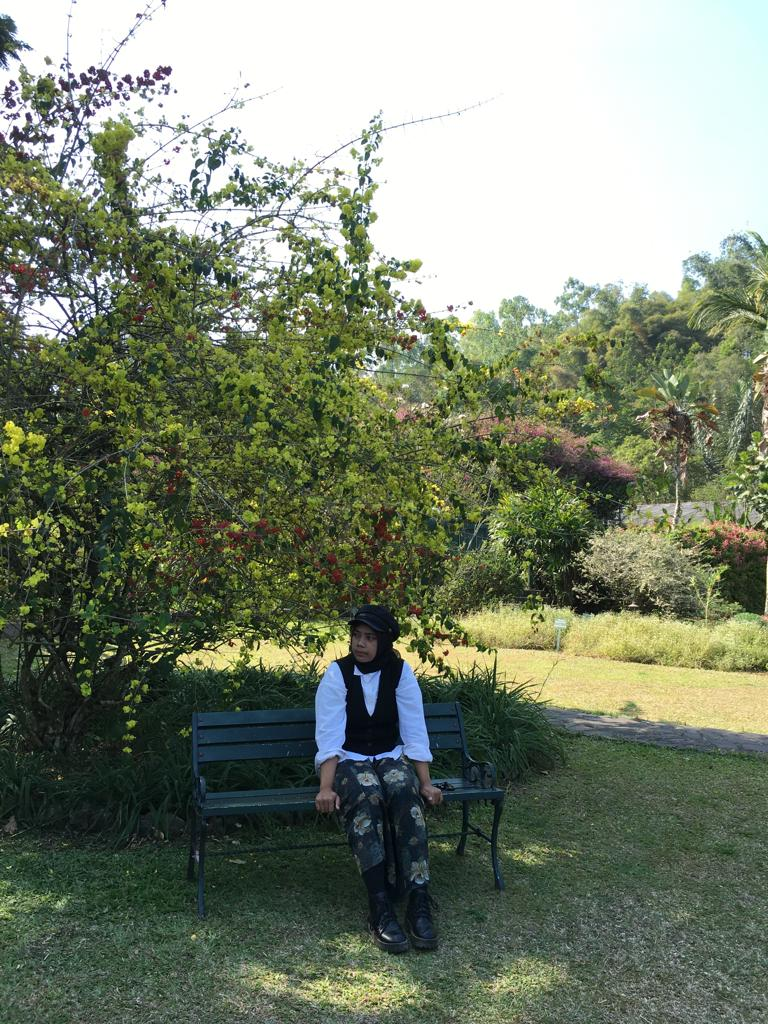
#> input picture susan.jfif, 768 x 1024 px
$ jupyter execute susan_melinda_tugas1.ipynb
#> lines starting #> are read from the running program, lines starting #| are printed output that depends on the picture
[cell 1]
def alokasi_citra(M, N):
    """Mengalokasikan memori untuk citra f yang berukuran M x N pixel."""
    f = [[0 for _ in range(N)] for _ in range(M)]
    return f
import numpy as np

def alokasi_citra(M, N):
    """Mengalokasikan memori untuk citra f yang berukuran M x N pixel."""
    return np.zeros((M, N), dtype=np.uint8)

Kode di di atas  adalah dua definisi fungsi yang sama dengan nama alokasi_citra namun menggunakan dua pendekatan berbeda untuk mengalokasikan memori untuk citra:*teks yang dimiringkan*

[cell 2]
def dealokasi(f):
    """Dealokasi memori dari citra f."""
    for row in f:
        del row
    del f

Kode tersebut adalah implementasi dari fungsi dealokasi yang bertujuan untuk membebaskan (dealokasi) memori yang sebelumnya dialokasikan untuk citra f.

Pada baris pertama, fungsi menerima parameter f, yang diasumsikan sebagai matriks citra atau struktur data yang perlu didealokasi.

Selanjutnya, fungsi menggunakan loop untuk iterasi melalui setiap baris dalam matriks f. Di setiap iterasi, del row digunakan untuk menghapus baris dari memori.

Akhirnya, setelah semua baris telah dihapus, del f digunakan untuk menghapus matriks itu sendiri dari memori

[cell 3]
def alokasi(M, N, UkuranElemen):
    """Mengalokasikan memori untuk matriks M x N. Setiap elemen matriks berukuran UkuranElemen byte."""
    larik = []
    for i in range(M):
        larik.append([0 for _ in range(N * UkuranElemen)])
    return larik

def xalloc(ukuran):
    """Mengalokasikan memori dan memeriksa apakah alokasi memori berhasil."""
    p = [0] * ukuran
    if p is None:
        print("Memori tidak cukup untuk alokasi matriks")
        exit(0)
    return p

Kode tersebut adalah implementasi dari dua fungsi yang berhubungan dengan alokasi memori untuk matriks.
1. **`alokasi(M, N, UkuranElemen)`**:
   - Tujuan: Fungsi ini bertujuan untuk mengalokasikan memori untuk matriks dengan ukuran M x N, di mana setiap elemen matriks memiliki ukuran `UkuranElemen` byte.
   - Cara Kerja: Fungsi ini menggunakan dua loop untuk membuat matriks dengan ukuran M x N. Setiap elemen dari matriks diinisialisasi dengan 0. Hasilnya adalah matriks `larik`.
   - Return Value: Fungsi mengembalikan matriks `larik` yang telah dialokasikan.

2. **`xalloc(ukuran)`**:
   - Tujuan: Fungsi ini bertujuan untuk mengalokasikan memori dengan ukuran tertentu dan memeriksa apakah alokasi memori berhasil.
   - Cara Kerja: Fungsi ini mencoba mengalokasikan memori untuk larik dengan panjang `ukuran`. Jika alokasi berhasil, larik dengan nilai awal 0 akan dibuat. Jika alokasi gagal, pesan kesalahan akan dicetak dan program akan keluar.
   - Return Value: Jika alokasi berhasil, fungsi mengembalikan larik yang telah dialokasikan.

[cell 4]
from PIL import Image

def set_pixel(image, i, j, r, g, b):
    """Menampilkan pixel dengan komponen rgb pada koordinat i, j."""
    image.putpixel((i, j), (r, g, b))

# Contoh penggunaan:
width = 640
height = 480

# Membuat citra baru dengan ukuran 640x480
image = Image.new("RGB", (width, height))
#> image: PIL image 640x480 RGB; every value is 0

# Menampilkan pixel pada koordinat (100, 100) dengan warna (255, 0, 0) (merah)
set_pixel(image, 100, 100, 255, 0, 0)

# Simpan citra
image.save("output.png")

# Tampilkan citra (jika dijalankan di lingkungan yang mendukung GUI)
image.show()

Kode tersebut adalah implementasi dari beberapa fungsi yang bekerja dengan citra menggunakan modul PIL (Pillow) di Python.
1. **`set_pixel(image, i, j, r, g, b)`**:
   - Tujuan: Fungsi ini bertujuan untuk menetapkan nilai piksel pada citra.
   - Cara Kerja: Fungsi ini menggunakan metode `putpixel` dari objek citra (`image`) untuk menetapkan nilai piksel pada koordinat `(i, j)` dengan komponen warna `(r, g, b)`.

2. **Contoh Penggunaan**:
   - Pada contoh penggunaan, kode membuat citra baru dengan ukuran 640x480 piksel menggunakan `Image.new`. Kemudian, fungsi `set_pixel` digunakan untuk menetapkan piksel pada koordinat (100, 100) dengan warna merah (255, 0, 0). Citra kemudian disimpan dengan nama "output.png" menggunakan `image.save`.

3. **Menampilkan Citra**:
   - Kode juga mencoba untuk menampilkan citra, namun ini hanya akan berfungsi jika kode dijalankan di lingkungan yang mendukung antarmuka grafis (GUI), seperti Jupyter Notebook atau lingkungan desktop.

[cell 5]
import matplotlib.pyplot as plt
import matplotlib.image as mpimg

# Memuat citra dari file yang diunggah
img = mpimg.imread('susan.jfif')  # Ganti dengan nama file yang diunggah
#> img is the input picture: shape (1024, 768, 3); mean R, G, B 120.9, 130, 110.8

# Menampilkan citra
plt.imshow(img)
plt.axis('off')  # Untuk menyembunyikan sumbu

# Menampilkan citra
plt.show()

Kode ini berfungsi untuk memuat dan menampilkan citra menggunakan pustaka matplotlib di Python.
1. **`import matplotlib.pyplot as plt`**:
   - Baris pertama mengimpor modul `pyplot` dari pustaka matplotlib dan memberinya alias `plt`. Modul ini digunakan untuk membuat visualisasi data, termasuk menampilkan citra.

2. **`import matplotlib.image as mpimg`**:
   - Baris kedua mengimpor modul `image` dari pustaka matplotlib dan memberinya alias `mpimg`. Modul ini digunakan untuk memuat dan memanipulasi gambar.

3. **`img = mpimg.imread('susan.jfif')`**:
   - Fungsi `mpimg.imread` digunakan untuk memuat citra dari file `'susan.jfif'` dan menyimpannya dalam variabel `img`. Kode ini membaca citra dari file yang diberikan dan mengonversinya menjadi bentuk yang dapat digunakan di Python.

4. **`plt.imshow(img)`**:
   - Fungsi `plt.imshow` digunakan untuk menampilkan citra yang telah dimuat ke dalam jendela gambar.

5. **`plt.axis('off')`**:
   - Fungsi `plt.axis` digunakan untuk mengatur parameter sumbu pada tampilan. Dalam kasus ini, `'off'` digunakan untuk menyembunyikan sumbu.

6. **`plt.show()`**:
   - Fungsi `plt.show` digunakan untuk menampilkan jendela gambar dengan citra yang dimuat. Jika kode dijalankan di lingkungan yang mendukung antarmuka grafis, maka jendela gambar akan muncul dan menampilkan citra.

Jadi, keseluruhan kode ini digunakan untuk memuat dan menampilkan citra dari file yang diunggah menggunakan pustaka matplotlib di Python.

[cell 6]
from PIL import Image

def tampilkan_citra(r, g, b, M, N):
    """Menampilkan citra yang berukuran M x N pixel ke layar."""
#> called with M = 480, N = 640
    width = N
    height = M
    image = Image.new("RGB", (width, height))

    for i in range(M):
        for j in range(N):
            set_pixel(image, j, i, r[i][j], g[i][j], b[i][j])
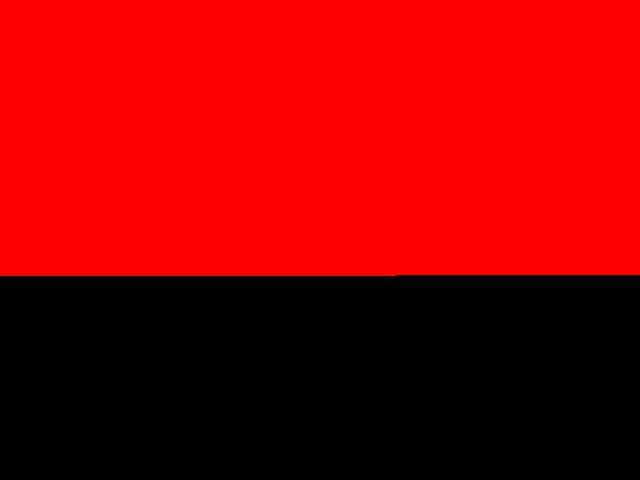
#> image: PIL image 640x480 RGB; mean R, G, B 146.4, 0, 0

    image.show()

def set_pixel(image, i, j, r, g, b):
    """Menampilkan pixel dengan komponen rgb pada koordinat i, j."""
    image.putpixel((i, j), (r, g, b))

# Contoh penggunaan:
M = 480
N = 640

# Membuat citra R, G, B
r = [[255 for _ in range(N)] for _ in range(M)]
g = [[0 for _ in range(N)] for _ in range(M)]
b = [[0 for _ in range(N)] for _ in range(M)]

# Menampilkan citra
tampilkan_citra(r, g, b, M, N)
